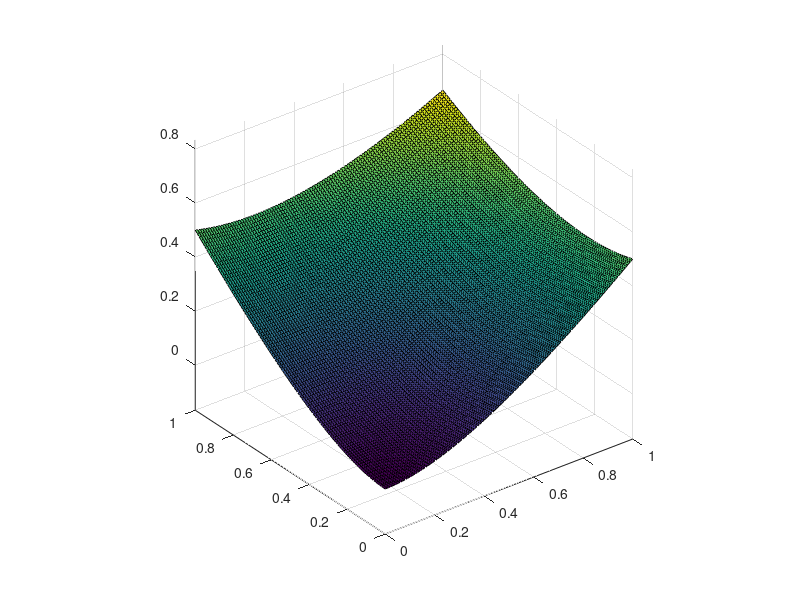

This chart was generated by the following MATLAB code:
f = @(x) sin(x) .* exp(sqrt(x));
g1 = @(x) cos(x);
g2 = @(x) sin(x);
h3 = @(x) x;
k = @(x,y) (x.^2 + y.^2) ./ (1 + x + y);

t1 = linspace(1,3,300);
%plot(t1,f(t1))

t2 = linspace(0,2*pi,300);
%plot(g1(t2),g2(t2))

t3 = linspace(0,10*pi,500);
%plot3(g1(t3),g2(t3),h3(t3))

[X,Y] = meshgrid(0:0.01:1, 0:0.01:1);
surf(X,Y,k(X,Y))

grid on
axis equal
